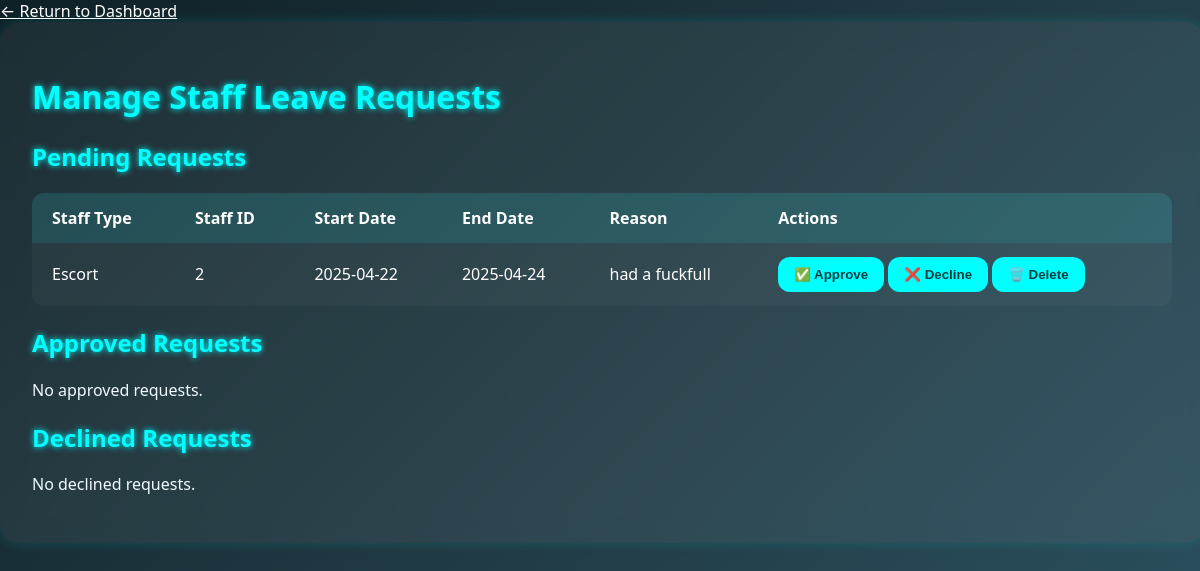
Page /admin-leave-requests (signed in) on the earlier database version.
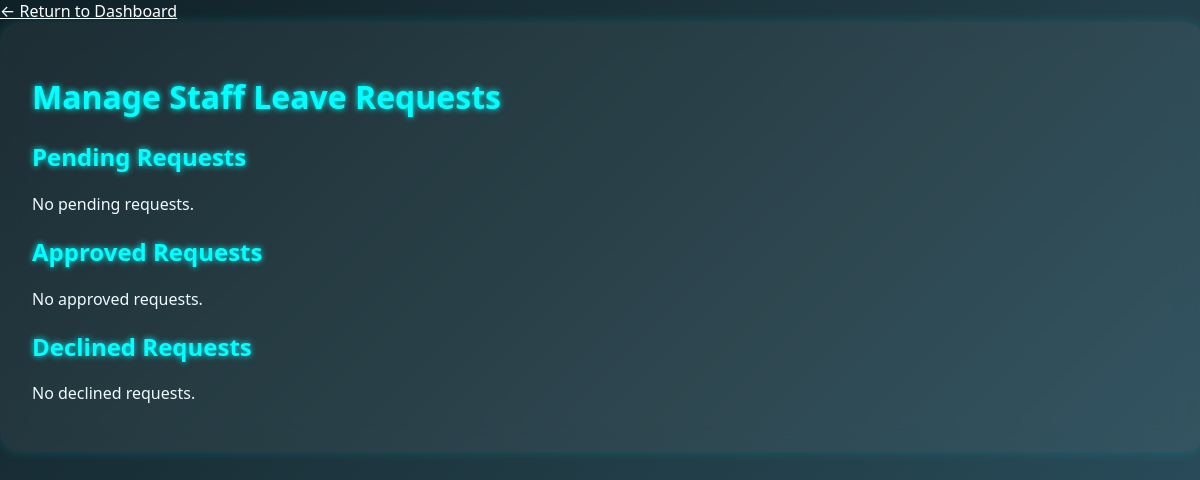
Same page on the later database version.
### model.py (models this page shows)
class Leave(db.Model):
    id = db.Column(db.Integer, primary_key=True)
    person_type = db.Column(db.String(20), nullable=False)  # 'driver' or 'escort'
    person_id = db.Column(db.Integer, nullable=False)
    start_date = db.Column(db.Date, nullable=False)
    end_date = db.Column(db.Date, nullable=False)
    reason = db.Column(db.Text)
    approved = db.Column(db.Boolean, nullable=True)  # None = pending

### app.py (the view)
@app.route('/admin-leave-requests')
@login_required
def admin_leave_requests():
    pending = Leave.query.filter_by(approved=None).all()
    approved = Leave.query.filter_by(approved=True).all()
    declined = Leave.query.filter_by(approved=False).all()
    return render_template('admin_leave_requests.html', pending=pending, approved=approved, declined=declined)

### app.py (called while the page is built)
@login_manager.user_loader
def load_user(user_id):
    role, id = user_id.split(':')
    if role == 'driver':
        return Driver.query.get(int(id))
    elif role == 'escort':
        return Escort.query.get(int(id))
    elif role == 'manager':
        return Manager.query.get(int(id))
    elif role == 'mechanic':
        return Mechanic.query.get(int(id))
    return None

@app.context_processor
def inject_today():
    return {'today': date.today()}

@app.before_request
def before_request_func():
    if db.engine.url.drivername == 'sqlite':
        db.session.execute(text('PRAGMA foreign_keys = ON'))

### templates/admin_leave_requests.html (shortened to what the changed rows need)
<!DOCTYPE html>
<html lang="en">
<head>
    <link rel="stylesheet" href="{{ url_for('static', filename='style.css') }}">
</head>
<body>
    <div class="container">
        <h1>Manage Staff Leave Requests</h1>
        <h2>Pending Requests</h2>
        {% if pending %}
            <table>
                <thead>
                    <tr>
                        <th>Staff Type</th>
                        <th>Staff ID</th>
                        <th>Start Date</th>
                        <th>End Date</th>
                        <th>Reason</th>
                        <th>Actions</th>
                    </tr>
                </thead>
                <tbody>
                    {% for leave in pending %}
                    <tr>
                        <td>{{ leave.person_type.title() }}</td>
                        <td>{{ leave.person_id }}</td>
                        <td>{{ leave.start_date }}</td>
                        <td>{{ leave.end_date }}</td>
                        <td>{{ leave.reason or "—" }}</td>
                        <td>
                            <form method="POST" action="{{ url_for('admin_leave_action', leave_id=leave.id, action='approve') }}" style="display:inline;">
                                <button type="submit">✅ Approve</button>
                            </form>
                            <form method="POST" action="{{ url_for('admin_leave_action', leave_id=leave.id, action='decline') }}" style="display:inline;">
                                <button type="submit">❌ Decline</button>
                            </form>
                            <form method="POST" action="{{ url_for('delete_leave', leave_id=leave.id) }}" style="display:inline;">
                                <button type="submit">🗑️ Delete</button>
                            </form>
                        </td>
                    </tr>
                    {% endfor %}
                </tbody>
            </table>
        {% else %}
            <p>No pending requests.</p>
        {% endif %}
        <h2>Approved Requests</h2>
        {% if approved %}
            <table>
                <thead>
                    <tr>
                        <th>Staff Type</th>
                        <th>Staff ID</th>
                        <th>Start Date</th>
                        <th>End Date</th>
                        <th>Reason</th>
                        <th>Action</th>
                    </tr>
                </thead>
                <tbody>
                    {% for leave in approved %}
                    <tr>
                        <td>{{ leave.person_type.title() }}</td>
                        <td>{{ leave.person_id }}</td>
                        <td>{{ leave.start_date }}</td>
                        <td>{{ leave.end_date }}</td>
                        <td>{{ leave.reason or "—" }}</td>
                        <td>
                            <form method="POST" action="{{ url_for('delete_leave', leave_id=leave.id) }}">
                                <button type="submit">🗑️ Delete</button>
                            </form>
                        </td>
                    </tr>
                    {% endfor %}
                </tbody>
            </table>
        {% else %}
            <p>No approved requests.</p>
        {% endif %}
        <h2>Declined Requests</h2>
        {% if declined %}
            <table>
                <thead>
                    <tr>
                        <th>Staff Type</th>
                        <th>Staff ID</th>
                        <th>Start Date</th>
                        <th>End Date</th>
                        <th>Reason</th>
                        <th>Action</th>
                    </tr>
                </thead>
                <tbody>
                    {% for leave in declined %}
                    <tr>
                        <td>{{ leave.person_type.title() }}</td>
                        <td>{{ leave.person_id }}</td>
                        <td>{{ leave.start_date }}</td>
                        <td>{{ leave.end_date }}</td>
                        <td>{{ leave.reason or "—" }}</td>
                        <td>
                            <form method="POST" action="{{ url_for('delete_leave', leave_id=leave.id) }}">
                                <button type="submit">🗑️ Delete</button>
                            </form>
                        </td>
                    </tr>
                    {% endfor %}
                </tbody>
            </table>
        {% else %}
            <p>No declined requests.</p>
        {% endif %}
    </div>
</body>
</html>

Differences in the rows shown:
removed Leave: person_type "Escort", person_id "2", start_date "2025-04-22", end_date "2025-04-24", reason "had a fuckfull"
Other differences:
text no longer shown: "Staff Type Staff ID Start Date End Date Reason Actions"
text now shown: "No pending requests."
